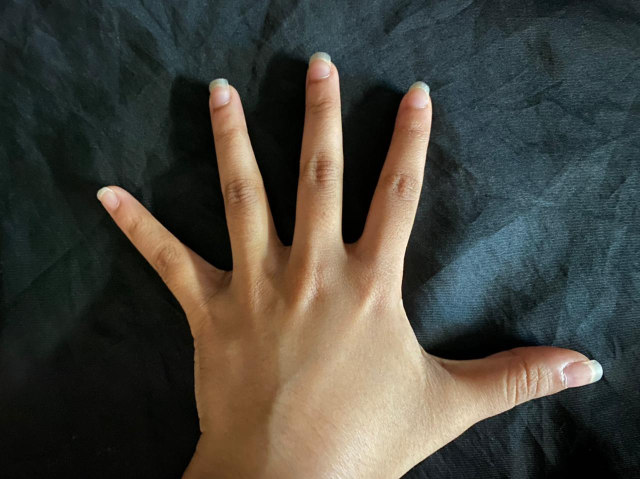
%> input picture demo2/5r.jpeg, 1280 x 958 px (shown at 1/2 size)
$ octave main.m   (GNU Octave 9; MATLAB toolbox functions it lacks are replaced by stand-ins)
%> lines starting %> are read from the running program, lines starting %| are printed output that depends on the picture; in (x1, y1, x2, y2) boxes, pixels count from 0 and x2, y2 are one past the last pixel; in counts of white or black regions, pixels touching at a corner belong together; the program's own positions count from 1
### demo2/count_fingers.m
function nof= count_fingers(set)

%% read image
%set=imread('1r.jpeg');
%set=imresize(set,[480,640]);
%imshow(set)

%% binarizing
set1=rgb2gray(set);
set1=imbinarize(set1); %binarize, some problems here with pic 123, shadow?? // dark surface is 1, light surface 0. imcomplement to invert
%imshow(set1)
%% process

set2=imfill(set1, 'holes'); %fills up small holes in the image
% subplot(121)
% imshow(set2)

set3=bwareaopen(set2,15000); %removes obejcts of area less than 20k
% subplot(122)
% imshow(set3)

%% omitting the wrist
se1=strel('disk',50); %creates a diamond strcture of size 50 (the distance from diamond center to it's edge points)
se2=strel('disk',60);

img4e=imerode(set3,se1); %erodes anything other than the diamond structure from set3
img4d=imdilate(img4e,se2); %dilates the diamond structure in img4e

%figure(1)
subplot(121)
%imshow(img4e)
subplot(122)
%imshow(img4d)

imgfo=set3-img4d; %omitting wrist from set3
% [6 lines of commented-out code are left out]

%% making binary
imgfo(imgfo==-1)=0;
imgfo=logical(imgfo);
imgfo=bwareaopen(imgfo,5000);

%figure(3)
%imshow(imgfo)

cc=bwconncomp(imgfo); %Find connected components in binary image.
nof=cc.NumObjects %Number of connected components (objects) in BW.

end

### demo2/main.m
clc;
clear all;
close all;

set1=imread('5r.jpeg');
%> set1 is the input picture: size 958x1280x3 uint8; mean R, G, B 70.1, 68.3, 60.5
set2=imread('4r.jpeg');
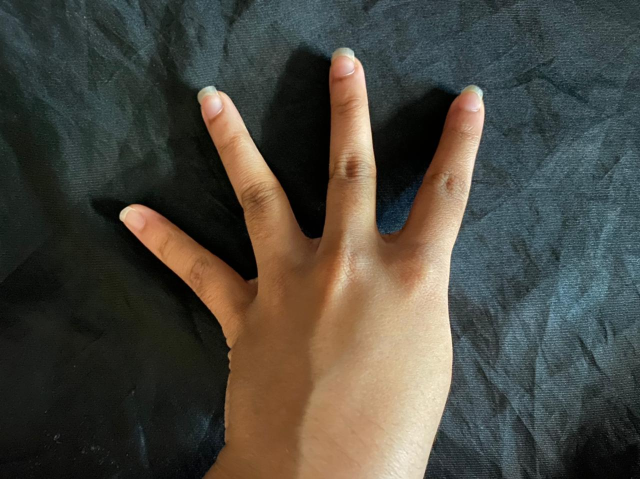
%> input picture demo2/4r.jpeg, 1280 x 958 px (shown at 1/2 size)
%> set2 is the input picture: size 958x1280x3 uint8; mean R, G, B 74.5, 71.8, 63.3
set3=imread('3r.jpeg');
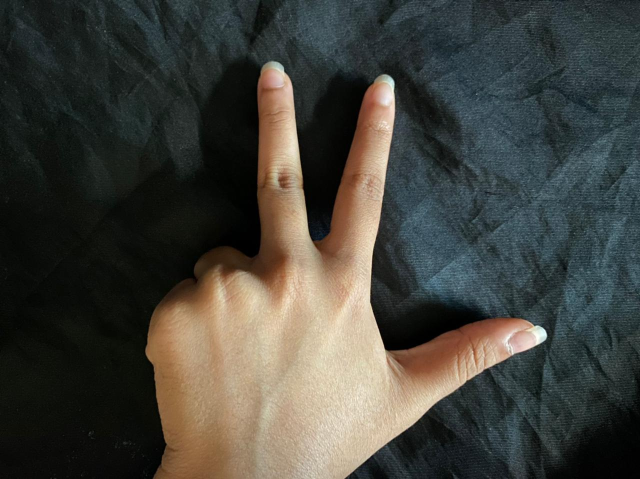
%> input picture demo2/3r.jpeg, 1280 x 958 px (shown at 1/2 size)
%> set3 is the input picture: size 958x1280x3 uint8; mean R, G, B 66.7, 66.3, 60
set4=imread('2r.jpeg');
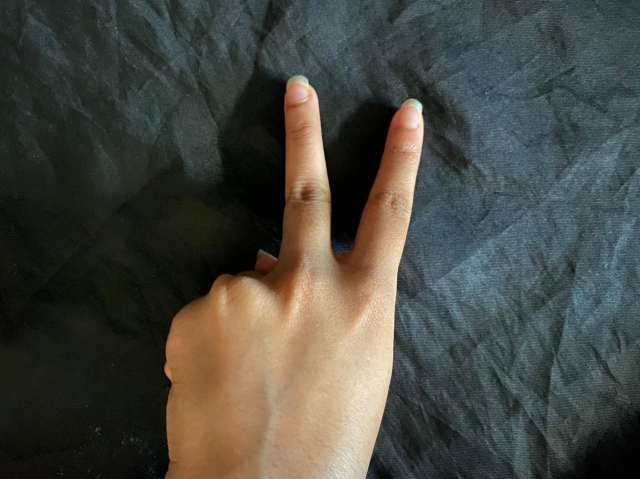
%> input picture demo2/2r.jpeg, 1280 x 958 px (shown at 1/2 size)
%> set4 is the input picture: size 958x1280x3 uint8; mean R, G, B 71.3, 71.8, 64.9
set5=imread('5r.jpeg');

n1=count_fingers(set1);
%> in count_fingers, `set1=imbinarize(set1);`:
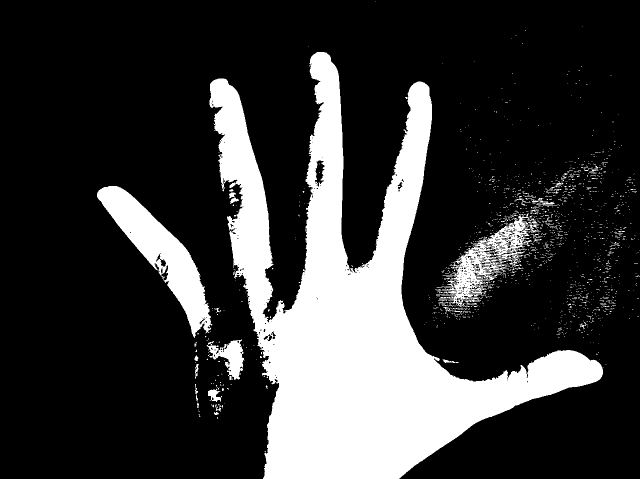
%> set1: size 958x1280 logical (shown at 1/2 size); 22.1% white; 1604 white regions (1552 under 20 px), largest, box (x1, y1, x2, y2) and area: (419, 104, 1206, 958) 229765, (194, 372, 425, 676) 20531, (883, 431, 1082, 614) 9868
%> in count_fingers, `set2=imfill(set1, 'holes');`: set2: size 958x1280 logical; 22.4% white; 1599 white regions (1547 under 20 px), largest, box (x1, y1, x2, y2) and area: (419, 104, 1206, 958) 230865, (194, 372, 425, 676) 20775, (883, 431, 1082, 614) 12154
%> in count_fingers, `set3=bwareaopen(set2,15000);`: set3: size 958x1280 logical; 20.5% white; 2 white regions, box (x1, y1, x2, y2) and area: (419, 104, 1206, 958) 230865, (194, 372, 425, 676) 20775
%> in count_fingers, `img4e=imerode(set3,se1);`: img4e: size 958x1280 logical; 6.4% white; 1 white region, box (x1, y1, x2, y2) and area: (574, 561, 920, 958) 77908
%> in count_fingers, `img4d=imdilate(img4e,se2);`: img4d: size 958x1280 logical; 12.1% white; 1 white region, box (x1, y1, x2, y2) and area: (515, 502, 979, 958) 148699
%> in count_fingers, `imgfo(imgfo==-1)=0;`: imgfo: size 958x1280 double; values 0 (black) and 1 (white), 9.1% white; 15 white regions (8 under 20 px), largest, box (x1, y1, x2, y2) and area: (419, 157, 547, 669) 29201, (610, 104, 696, 522) 24155, (194, 372, 425, 676) 20775
%> in count_fingers, `imgfo=bwareaopen(imgfo,5000);`: imgfo: size 958x1280 logical; 9% white; 5 white regions, box (x1, y1, x2, y2) and area: (419, 157, 547, 669) 29201, (610, 104, 696, 522) 24155, (194, 372, 425, 676) 20775, (744, 163, 864, 547) 20546, (958, 700, 1206, 837) 16112
%> in count_fingers, `cc=bwconncomp(imgfo);`: cc = 5 connected components
%> in count_fingers, `nof=cc.NumObjects`: nof = 5
%> n1 = 5
n2=count_fingers(set2);
%> in count_fingers (call 2), `set1=imbinarize(set1);`: set1: size 958x1280 logical; 20% white; 5279 white regions (5049 under 20 px), largest, box (x1, y1, x2, y2) and area: (586, 94, 970, 958) 162443, (396, 171, 582, 611) 27397, (239, 409, 481, 696) 18299
%> in count_fingers (call 2), `set2=imfill(set1, 'holes');`: set2: size 958x1280 logical; 20.1% white; 5279 white regions (5048 under 20 px), largest, box (x1, y1, x2, y2) and area: (586, 94, 970, 958) 162611, (396, 171, 582, 611) 27716, (239, 409, 481, 696) 18414
%> in count_fingers (call 2), `img4e=imerode(set3,se1);`: img4e: size 958x1280 logical; 5.3% white; 1 white region, box (x1, y1, x2, y2) and area: (639, 547, 857, 958) 64520
%> in count_fingers (call 2), `img4d=imdilate(img4e,se2);`: img4d: size 958x1280 logical; 10.4% white; 1 white region, box (x1, y1, x2, y2) and area: (580, 488, 916, 958) 127972
%> in count_fingers (call 2), `imgfo(imgfo==-1)=0;`:
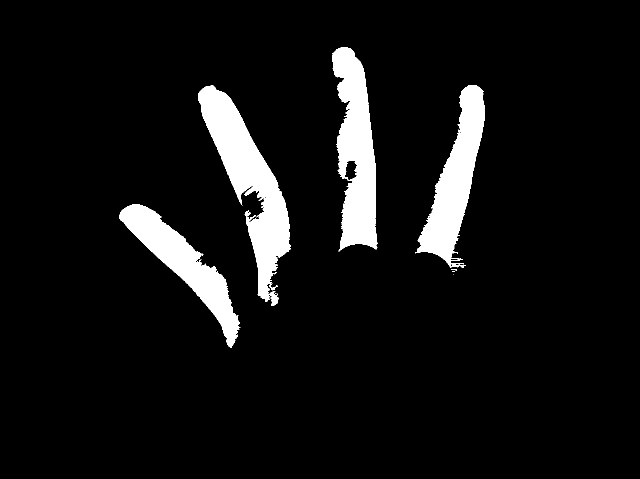
%> imgfo: size 958x1280 double (shown at 1/2 size); values 0 (black) and 1 (white), 7.3% white; 7 white regions (2 under 20 px), largest, box (x1, y1, x2, y2) and area: (396, 171, 582, 611) 27716, (664, 94, 755, 503) 23204, (830, 170, 970, 536) 20265, (239, 409, 481, 696) 18414, (902, 538, 914, 541) 22
%> in count_fingers (call 2), `imgfo=bwareaopen(imgfo,5000);`: imgfo: size 958x1280 logical; 7.3% white; 4 white regions, box (x1, y1, x2, y2) and area: (396, 171, 582, 611) 27716, (664, 94, 755, 503) 23204, (830, 170, 970, 536) 20265, (239, 409, 481, 696) 18414
%> in count_fingers (call 2), `cc=bwconncomp(imgfo);`: cc = 4 connected components
%> in count_fingers (call 2), `nof=cc.NumObjects`: nof = 4
%> n2 = 4
n3=count_fingers(set3);
%> in count_fingers (call 3), `set1=imbinarize(set1);`: set1: size 958x1280 logical; 19.9% white; 1220 white regions (1203 under 20 px), largest, box (x1, y1, x2, y2) and area: (292, 122, 1095, 958) 239888, (859, 549, 901, 566) 221, (890, 523, 921, 539) 128
%> in count_fingers (call 3), `set2=imfill(set1, 'holes');`: set2: size 958x1280 logical; 20% white; 1219 white regions (1202 under 20 px), largest, box (x1, y1, x2, y2) and area: (292, 122, 1095, 958) 240700, (859, 549, 901, 566) 232, (890, 523, 921, 539) 128
%> in count_fingers (call 3), `set3=bwareaopen(set2,15000);`: set3: size 958x1280 logical; 19.6% white; 1 white region, box (x1, y1, x2, y2) and area: (292, 122, 1095, 958) 240700
%> in count_fingers (call 3), `img4e=imerode(set3,se1);`: img4e: size 958x1280 logical; 9% white; 1 white region, box (x1, y1, x2, y2) and area: (350, 561, 809, 958) 110378
%> in count_fingers (call 3), `img4d=imdilate(img4e,se2);`: img4d: size 958x1280 logical; 15.6% white; 1 white region, box (x1, y1, x2, y2) and area: (291, 502, 868, 958) 191437
%> in count_fingers (call 3), `imgfo(imgfo==-1)=0;`:
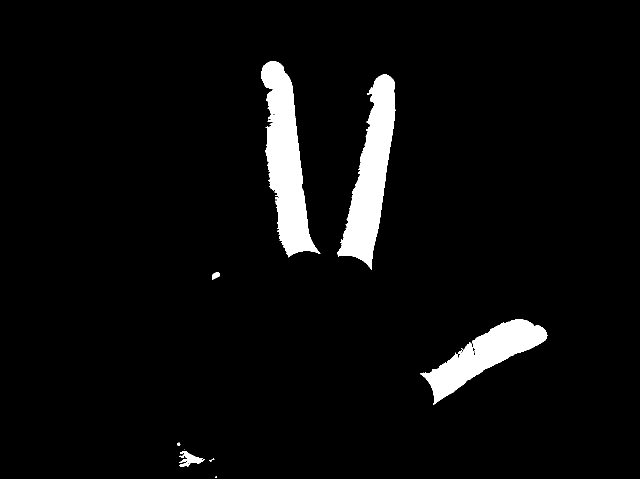
%> imgfo: size 958x1280 double (shown at 1/2 size); values 0 (black) and 1 (white), 4.8% white; 9 white regions (2 under 20 px), largest, box (x1, y1, x2, y2) and area: (522, 122, 641, 515) 21945, (675, 149, 791, 540) 20488, (840, 638, 1095, 810) 15143
%> in count_fingers (call 3), `cc=bwconncomp(imgfo);`: cc = 3 connected components
%> in count_fingers (call 3), `nof=cc.NumObjects`: nof = 3
%> n3 = 3
n4=count_fingers(set4);
%> in count_fingers (call 4), `set1=imbinarize(set1);`: set1: size 958x1280 logical; 21% white; 4936 white regions (4687 under 20 px), largest, box (x1, y1, x2, y2) and area: (329, 149, 848, 958) 208426, (852, 441, 1071, 624) 9818, (1197, 434, 1280, 579) 2326
%> in count_fingers (call 4), `set2=imfill(set1, 'holes');`: set2: size 958x1280 logical; 21.3% white; 4933 white regions (4684 under 20 px), largest, box (x1, y1, x2, y2) and area: (329, 149, 848, 958) 208714, (852, 441, 1071, 624) 11780, (1197, 434, 1280, 579) 2471
%> in count_fingers (call 4), `set3=bwareaopen(set2,15000);`: set3: size 958x1280 logical; 17% white; 1 white region, box (x1, y1, x2, y2) and area: (329, 149, 848, 958) 208714
%> in count_fingers (call 4), `img4e=imerode(set3,se1);`: img4e: size 958x1280 logical; 7.9% white; 1 white region, box (x1, y1, x2, y2) and area: (381, 573, 741, 958) 97246
%> in count_fingers (call 4), `img4d=imdilate(img4e,se2);`: img4d: size 958x1280 logical; 14.3% white; 1 white region, box (x1, y1, x2, y2) and area: (322, 514, 800, 958) 174762
%> in count_fingers (call 4), `imgfo(imgfo==-1)=0;`:
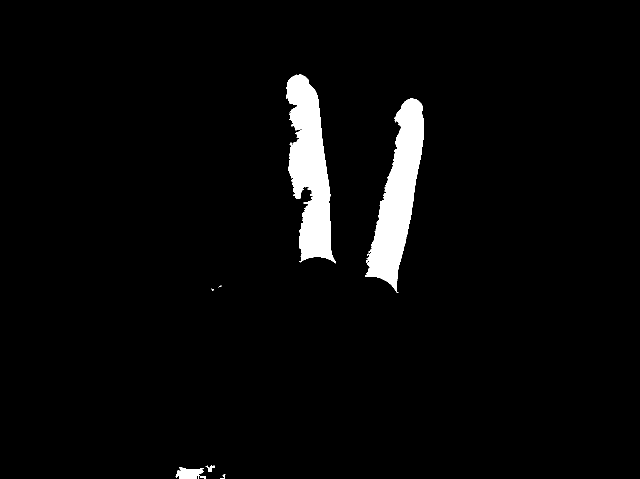
%> imgfo: size 958x1280 double (shown at 1/2 size); values 0 (black) and 1 (white), 3.5% white; 7 white regions (2 under 20 px), largest, box (x1, y1, x2, y2) and area: (572, 149, 672, 527) 21441, (730, 197, 848, 586) 20892, (351, 934, 411, 958) 971, (411, 931, 430, 944) 115, (440, 948, 451, 958) 37
%> in count_fingers (call 4), `imgfo=bwareaopen(imgfo,5000);`: imgfo: size 958x1280 logical; 3.5% white; 2 white regions, box (x1, y1, x2, y2) and area: (572, 149, 672, 527) 21441, (730, 197, 848, 586) 20892
%> in count_fingers (call 4), `cc=bwconncomp(imgfo);`: cc = 2 connected components
%> in count_fingers (call 4), `nof=cc.NumObjects`: nof = 2
%> n4 = 2
n5=count_fingers(set5);
%> n5 = 5

number_each_set=[n1 n2 n3 n4 n5];
%> number_each_set = [5 4 3 2 5]
x=[5 4 3 2 5];
if x==number_each_set
    doi=1;
else doi=0;
end
%> (the run ends here)
